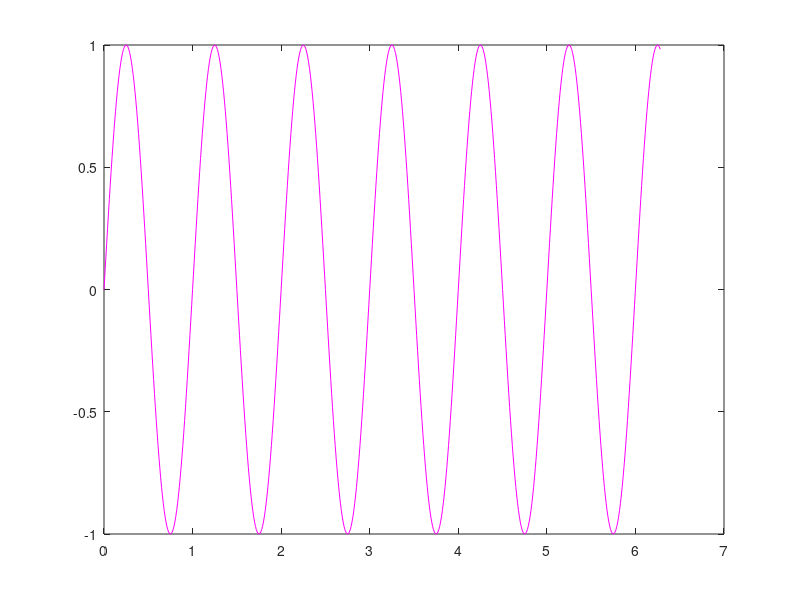

Here is the MATLAB script that generated this plot:
% Programming Fundamentals Using MATLAB, Michael Weeks Copyright 2020
% 
% Plot a sin wave
x = 0:0.01:2*pi;
y = sin(2*pi*x);
plot(x,y,'m');

